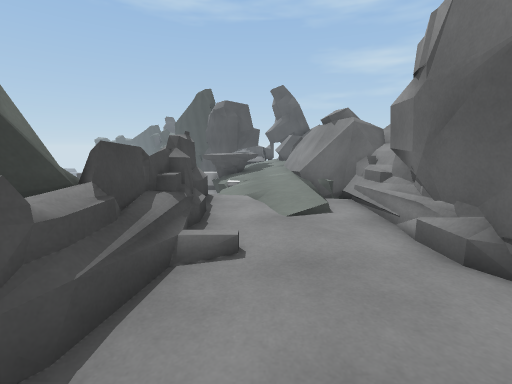
[1] (above)

12 first-person views from a walk through a Unity game level. The camera is 1.5 m above the floor, tilts 10° down and sees 90° across. The floor is counted in squares, 1 m on a side. Each view is taken from the middle of a square. On the plan, view 1 faces up. The plan holds only what a view shows up to about 13 squares ahead; the rest is blank. The place goes on beyond the plan. Surface patterns are stand-ins for the level's own textures.

[2]
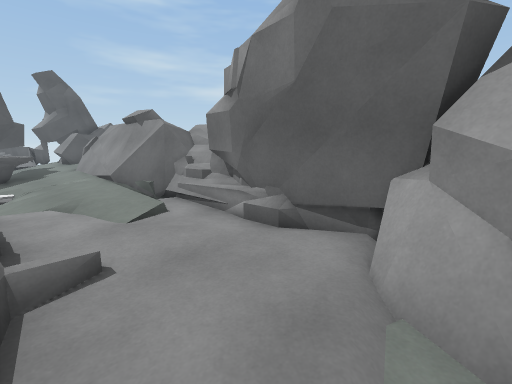

[3]
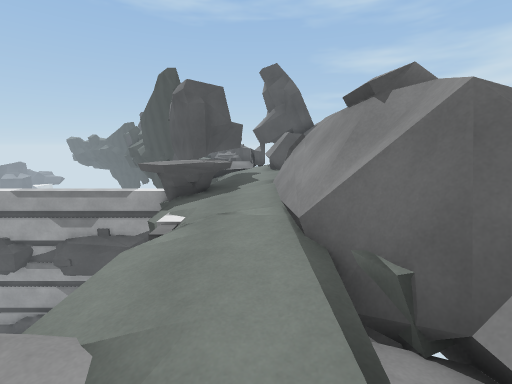

[4]
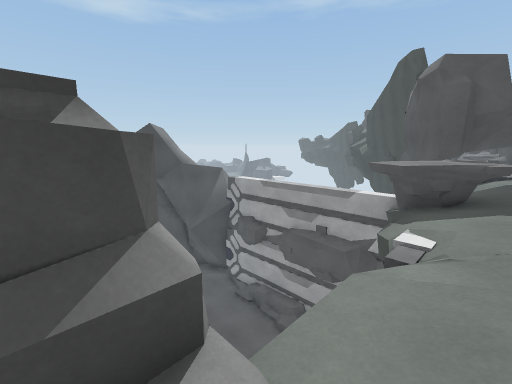

[5]
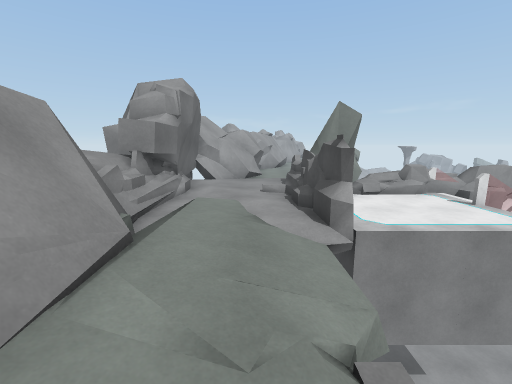

[6]
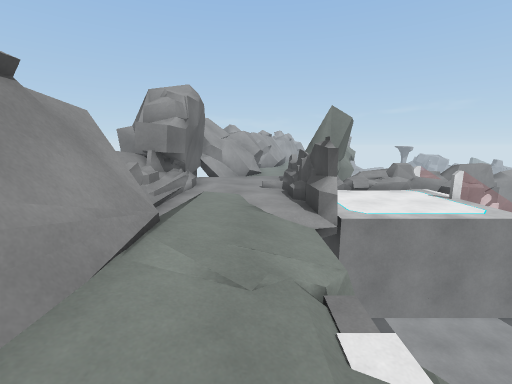

[7]
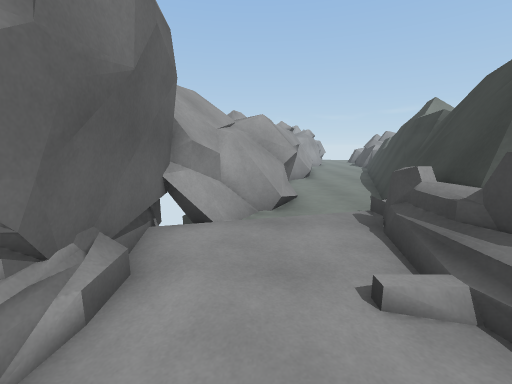

[8]
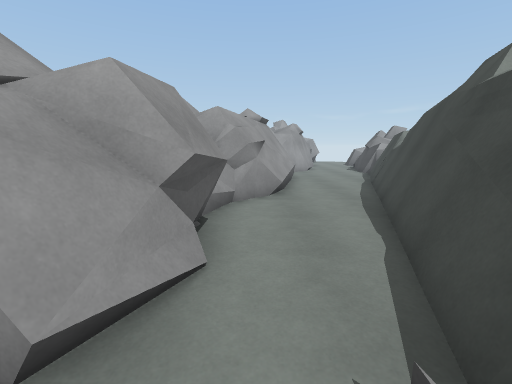

[9]
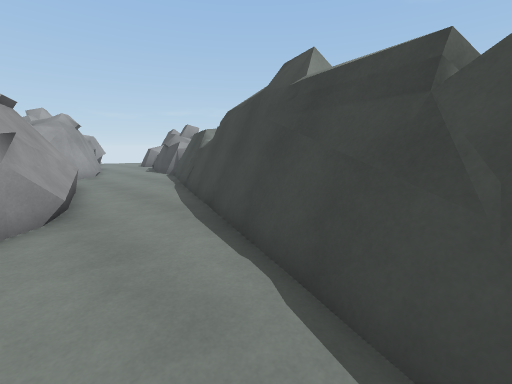

[10]
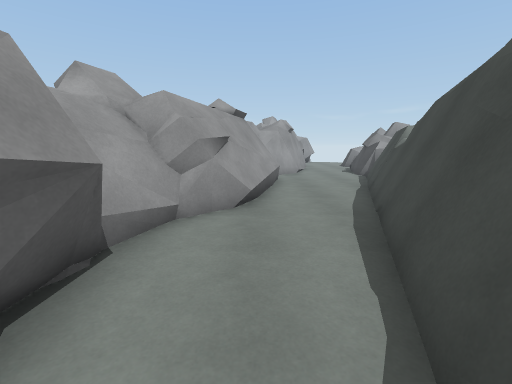

[11]
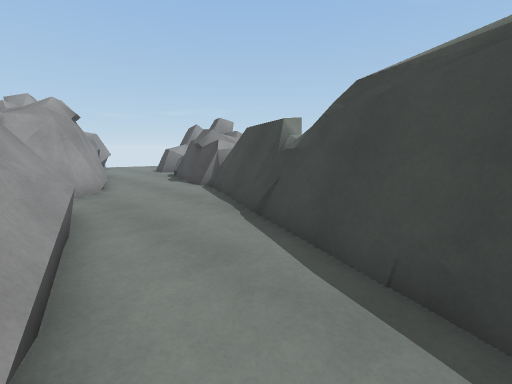

[12]
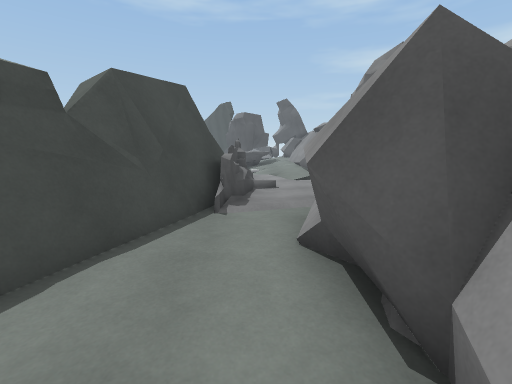

### Floor plan
Key: @ floor where view 1 was taken; # wall or solid block; x gap in a wall; . main floor; : floor 0.25 m higher than the main floor; - floor 0.25 m lower than the main floor; / step, stairs or slope; = window, fence, low wall or low ledge; ^ raised ledge; v drop or lower ground; R rock; O other object.
Columns run from 9 left of view 1 to 5 right of it. Each row starts with its distance up from view 1.
 16 vvvvvv OOO:
 15 vvvvvvOOOO:##
 14 vvvv   O./:##
 13 vvvv   v./:##
 12        v//:##
 11         v::##
 10        v//:##
  9         //:##
  8    vvvvx//:/##
  7 vvv----#/.:/=^
  6 vvv----#/.:.R#
  5 vvO----=/...##
  4   -----^=...#
  3 vv-OO##=#..:###
  2      ##=...:#
  1      ###..:##
  0      ##=.@###
 -1      ##..=##
 -2      #=..##
 -3      #...##
 -4     ##...##
 -5     #=...##
 -6    ##....##
 -7    ##...##
 -8    #...##
 -9   ##...##
-10   #=...#
-11   #....#
-12   #...##

Positions as (right, up) in squares from view 1, and headings:
1: (0, 0), facing up
2: (-1, 0), facing up-right
3: (1, 6), facing up
4: (0, 7), facing up-left
5: (0, 13), facing down
6: (0, 14), facing down
7: (1, 6), facing down
8: (-1, 1), facing down
9: (-1, -1), facing down-left
10: (-2, -1), facing down
11: (-2, -6), facing down-left
12: (-1, -6), facing up
